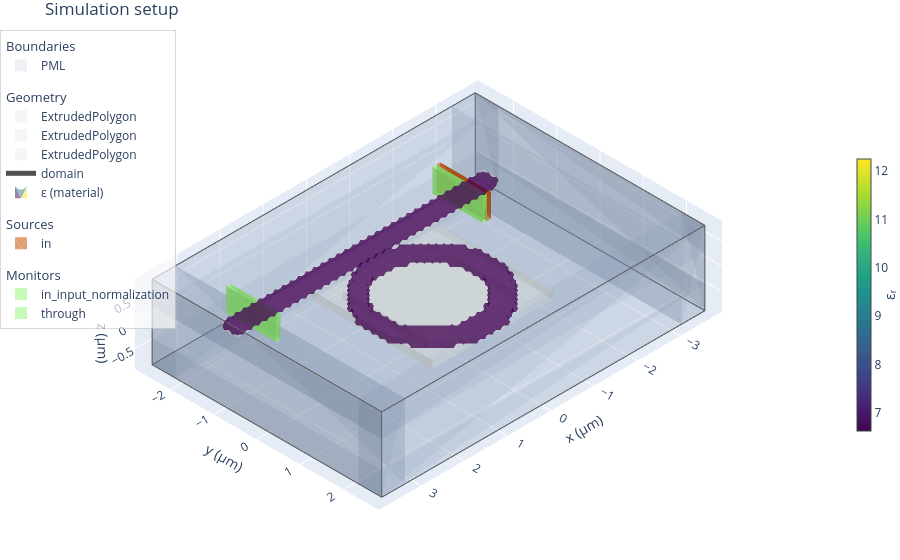

The notebook cell this image was saved under:
### Code cell
# Interactive plotly 3D view — drag to rotate. (Needs the `viz` extra: uv sync --extra viz.)
fig3d = plot_setup_3d(config, objects, material_arrays=arrays, show_material=True)
fig3d  # renders inline; in a browser it's fully draggable
# For a web/AG-UI front end, ship it as JSON:  payload = to_plotly_json(fig3d)

### Figure 1 — Plotly figure (JSON) as saved in the notebook; plotly's stock layout.template omitted (floating-point values rounded to 4 significant figures; data arrays with more than 128 entries replaced by an {"elided": "..."} marker saying what was removed)
{"data": [{"color": "rgb(120,140,170)", "flatshading": true, "hoverinfo": "name", "i": [0, 0, 0, 0, 4, 4, 6, 6, 1, 1, 2, 3, 8, 8, 8, 8, 12, 12, 14, 14, 9, 9, 10, 11, 16, 16, 16, 16, 20, 20, 22, 22, 17, 17, 18, 19, 24, 24, 24, 24, 28, 28, 30, 30, 25, 25, 26, 27, 32, 32, 32, 32, 36, 36, 38, 38, 33, 33, 34, 35, 40, 40, 40, 40, 44, 44, 46, 46, 41, 41, 42, 43], "j": [1, 2, 3, 4, 5, 6, 5, 2, 5, 6, 6, 7, 9, 10, 11, 12, 13, 14, 13, 10, 13, 14, 14, 15, 17, 18, 19, 20, 21, 22, 21, 18, 21, 22, 22, 23, 25, 26, 27, 28, 29, 30, 29, 26, 29, 30, 30, 31, 33, 34, 35, 36, 37, 38, 37, 34, 37, 38, 38, 39, 41, 42, 43, 44, 45, 46, 45, 42, 45, 46, 46, 47], "k": [2, 3, 7, 7, 6, 7, 1, 1, 6, 2, 7, 4, 10, 11, 15, 15, 14, 15, 9, 9, 14, 10, 15, 12, 18, 19, 23, 23, 22, 23, 17, 17, 22, 18, 23, 20, 26, 27, 31, 31, 30, 31, 25, 25, 30, 26, 31, 28, 34, 35, 39, 39, 38, 39, 33, 33, 38, 34, 39, 36, 42, 43, 47, 47, 46, 47, 41, 41, 46, 42, 47, 44], "legendgroup": "Boundaries", "legendgrouptitle": {"text": "Boundaries"}, "name": "PML", "opacity": 0.12, "showlegend": true, "type": "mesh3d", "x": [-3.735, -3.195, -3.195, -3.735, -3.735, -3.195, -3.195, -3.735, 3.195, 3.735, 3.735, 3.195, 3.195, 3.735, 3.735, 3.195, -3.735, 3.735, 3.735, -3.735, -3.735, 3.735, 3.735, -3.735, -3.735, 3.735, 3.735, -3.735, -3.735, 3.735, 3.735, -3.735, -3.735, 3.735, 3.735, -3.735, -3.735, 3.735, 3.735, -3.735, -3.735, 3.735, 3.735, -3.735, -3.735, 3.735, 3.735, -3.735], "y": [-2.655, -2.655, 2.655, 2.655, -2.655, -2.655, 2.655, 2.655, -2.655, -2.655, 2.655, 2.655, -2.655, -2.655, 2.655, 2.655, -2.655, -2.655, -2.115, -2.115, -2.655, -2.655, -2.115, -2.115, 2.115, 2.115, 2.655, 2.655, 2.115, 2.115, 2.655, 2.655, -2.655, -2.655, 2.655, 2.655, -2.655, -2.655, 2.655, 2.655, -2.655, -2.655, 2.655, 2.655, -2.655, -2.655, 2.655, 2.655], "z": [-0.855, -0.855, -0.855, -0.855, 0.855, 0.855, 0.855, 0.855, -0.855, -0.855, -0.855, -0.855, 0.855, 0.855, 0.855, 0.855, -0.855, -0.855, -0.855, -0.855, 0.855, 0.855, 0.855, 0.855, -0.855, -0.855, -0.855, -0.855, 0.855, 0.855, 0.855, 0.855, -0.855, -0.855, -0.855, -0.855, -0.315, -0.315, -0.315, -0.315, 0.315, 0.315, 0.315, 0.315, 0.855, 0.855, 0.855, 0.855]}, {"color": "rgb(216,220,214)", "flatshading": true, "hoverinfo": "text", "hovertext": "ExtrudedPolygon (ExtrudedPolygon)", "i": [0, 0, 0, 0, 4, 4, 6, 6, 1, 1, 2, 3], "j": [1, 2, 3, 4, 5, 6, 5, 2, 5, 6, 6, 7], "k": [2, 3, 7, 7, 6, 7, 1, 1, 6, 2, 7, 4], "legendgroup": "Geometry", "legendgrouptitle": {"text": "Geometry"}, "name": "ExtrudedPolygon", "opacity": 0.25, "showlegend": true, "type": "mesh3d", "x": [-1.395, 1.395, 1.395, -1.395, -1.395, 1.395, 1.395, -1.395], "y": [-1.305, -1.305, 1.485, 1.485, -1.305, -1.305, 1.485, 1.485], "z": [-0.045, -0.045, -0.045, -0.045, 0.135, 0.135, 0.135, 0.135]}, {"color": "rgb(216,220,214)", "flatshading": true, "hoverinfo": "text", "hovertext": "ExtrudedPolygon (ExtrudedPolygon)", "i": [0, 0, 0, 0, 4, 4, 6, 6, 1, 1, 2, 3], "j": [1, 2, 3, 4, 5, 6, 5, 2, 5, 6, 6, 7], "k": [2, 3, 7, 7, 6, 7, 1, 1, 6, 2, 7, 4], "legendgroup": "Geometry", "legendgrouptitle": {"text": "Geometry"}, "name": "ExtrudedPolygon", "opacity": 0.25, "showlegend": true, "type": "mesh3d", "x": [-0.945, 1.035, 1.035, -0.945, -0.945, 1.035, 1.035, -0.945], "y": [-0.945, -0.945, 1.035, 1.035, -0.945, -0.945, 1.035, 1.035], "z": [-0.045, -0.045, -0.045, -0.045, 0.135, 0.135, 0.135, 0.135]}, {"color": "rgb(216,220,214)", "flatshading": true, "hoverinfo": "text", "hovertext": "ExtrudedPolygon (ExtrudedPolygon)", "i": [0, 0, 0, 0, 4, 4, 6, 6, 1, 1, 2, 3], "j": [1, 2, 3, 4, 5, 6, 5, 2, 5, 6, 6, 7], "k": [2, 3, 7, 7, 6, 7, 1, 1, 6, 2, 7, 4], "legendgroup": "Geometry", "legendgrouptitle": {"text": "Geometry"}, "name": "ExtrudedPolygon", "opacity": 0.25, "showlegend": true, "type": "mesh3d", "x": [-3.015, 3.015, 3.015, -3.015, -3.015, 3.015, 3.015, -3.015], "y": [-1.755, -1.755, -1.395, -1.395, -1.755, -1.755, -1.395, -1.395], "z": [-0.045, -0.045, -0.045, -0.045, 0.135, 0.135, 0.135, 0.135]}, {"color": "rgb(198,81,2)", "flatshading": true, "hoverinfo": "text", "hovertext": "in (ModePlaneSource)", "i": [0, 0, 0, 0, 4, 4, 6, 6, 1, 1, 2, 3], "j": [1, 2, 3, 4, 5, 6, 5, 2, 5, 6, 6, 7], "k": [2, 3, 7, 7, 6, 7, 1, 1, 6, 2, 7, 4], "legendgroup": "Sources", "legendgrouptitle": {"text": "Sources"}, "name": "in", "opacity": 0.55, "showlegend": true, "type": "mesh3d", "x": [-2.475, -2.385, -2.385, -2.475, -2.475, -2.385, -2.385, -2.475], "y": [-2.205, -2.205, -1.035, -1.035, -2.205, -2.205, -1.035, -1.035], "z": [-0.225, -0.225, -0.225, -0.225, 0.315, 0.315, 0.315, 0.315]}, {"color": "rgb(150,249,123)", "flatshading": true, "hoverinfo": "text", "hovertext": "in_input_normalization (ModeOverlapDetector)", "i": [0, 0, 0, 0, 4, 4, 6, 6, 1, 1, 2, 3], "j": [1, 2, 3, 4, 5, 6, 5, 2, 5, 6, 6, 7], "k": [2, 3, 7, 7, 6, 7, 1, 1, 6, 2, 7, 4], "legendgroup": "Monitors", "legendgrouptitle": {"text": "Monitors"}, "name": "in_input_normalization", "opacity": 0.55, "showlegend": true, "type": "mesh3d", "x": [-2.385, -2.295, -2.295, -2.385, -2.385, -2.295, -2.295, -2.385], "y": [-2.205, -2.205, -1.035, -1.035, -2.205, -2.205, -1.035, -1.035], "z": [-0.225, -0.225, -0.225, -0.225, 0.315, 0.315, 0.315, 0.315]}, {"color": "rgb(150,249,123)", "flatshading": true, "hoverinfo": "text", "hovertext": "through (ModeOverlapDetector)", "i": [0, 0, 0, 0, 4, 4, 6, 6, 1, 1, 2, 3], "j": [1, 2, 3, 4, 5, 6, 5, 2, 5, 6, 6, 7], "k": [2, 3, 7, 7, 6, 7, 1, 1, 6, 2, 7, 4], "legendgroup": "Monitors", "legendgrouptitle": {"text": "Monitors"}, "name": "through", "opacity": 0.55, "showlegend": true, "type": "mesh3d", "x": [2.385, 2.475, 2.475, 2.385, 2.385, 2.475, 2.475, 2.385], "y": [-2.205, -2.205, -1.035, -1.035, -2.205, -2.205, -1.035, -1.035], "z": [-0.225, -0.225, -0.225, -0.225, 0.315, 0.315, 0.315, 0.315]}, {"hoverinfo": "name", "legendgroup": "Geometry", "legendgrouptitle": {"text": "Geometry"}, "line": {"color": "rgb(80,80,80)", "width": 2}, "mode": "lines", "name": "domain", "showlegend": true, "type": "scatter3d", "x": [-3.735, 3.735, null, 3.735, 3.735, null, 3.735, -3.735, null, -3.735, -3.735, null, -3.735, 3.735, null, 3.735, 3.735, null, 3.735, -3.735, null, -3.735, -3.735, null, -3.735, -3.735, null, 3.735, 3.735, null, 3.735, 3.735, null, -3.735, -3.735, null], "y": [-2.655, -2.655, null, -2.655, 2.655, null, 2.655, 2.655, null, 2.655, -2.655, null, -2.655, -2.655, null, -2.655, 2.655, null, 2.655, 2.655, null, 2.655, -2.655, null, -2.655, -2.655, null, -2.655, -2.655, null, 2.655, 2.655, null, 2.655, 2.655, null], "z": [-0.855, -0.855, null, -0.855, -0.855, null, -0.855, -0.855, null, -0.855, -0.855, null, 0.855, 0.855, null, 0.855, 0.855, null, 0.855, 0.855, null, 0.855, 0.855, null, -0.855, 0.855, null, -0.855, 0.855, null, -0.855, 0.855, null, -0.855, 0.855, null]}, {"caps": {"x": {"show": false}, "y": {"show": false}, "z": {"show": false}}, "colorbar": {"len": 0.55, "thickness": 14, "title": {"side": "right", "text": "εᵣ"}, "x": 1.0, "xpad": 0}, "colorscale": [[0.0, "#440154"], [0.1111, "#482878"], [0.2222, "#3e4989"], [0.3333, "#31688e"], [0.4444, "#26828e"], [0.5556, "#1f9e89"], [0.6667, "#35b779"], [0.7778, "#6ece58"], [0.8889, "#b5de2b"], [1.0, "#fde725"]], "isomax": 12.25, "isomin": 6.625, "legendgroup": "Geometry", "legendgrouptitle": {"text": "Geometry"}, "name": "ε (material)", "opacity": 0.5, "showlegend": true, "showscale": true, "surface": {"count": 2}, "type": "isosurface", "value": {"elided": "93043 float values"}, "x": {"elided": "93043 float values"}, "y": {"elided": "93043 float values"}, "z": {"elided": "93043 float values"}}], "layout": {"legend": {"bgcolor": "rgba(255,255,255,0.65)", "bordercolor": "rgba(0,0,0,0.15)", "borderwidth": 1, "groupclick": "togglegroup", "itemsizing": "constant", "tracegroupgap": 12, "x": 0.0, "xanchor": "left", "y": 1.0, "yanchor": "top"}, "margin": {"b": 0, "l": 0, "r": 0, "t": 30}, "meta": {"fdtdmex_confirm": false}, "scene": {"aspectmode": "data", "camera": {"projection": {"type": "orthographic"}}, "xaxis": {"title": {"text": "x (µm)"}}, "yaxis": {"title": {"text": "y (µm)"}}, "zaxis": {"title": {"text": "z (µm)"}}}, "title": {"text": "Simulation setup"}}}
